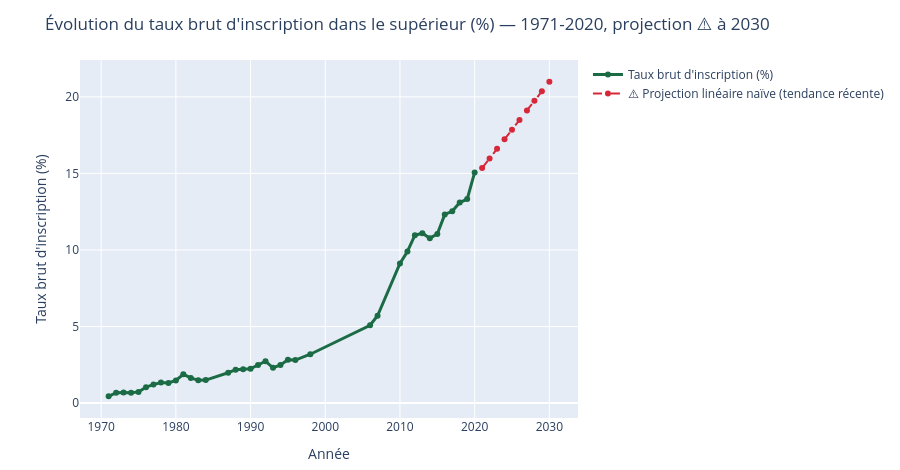

The cell this chart's notebook holds for it:
### Markdown cell above
<a id="7"></a>
## 7. Évolution des inscriptions et projections simples

Le taux brut d'inscription dans le supérieur (Banque mondiale) offre la **plus longue série disponible**
(1971-2020), ce qui permet une analyse de tendance robuste.

### Code cell
s = wb_inscription["taux_brut_inscription_tertiaire"].dropna().sort_index()

fig = go.Figure()
fig.add_trace(go.Scatter(x=s.index, y=s.values, mode="lines+markers", name="Taux brut d'inscription (%)",
                          line=dict(color=PALETTE[0], width=3)))

# Régression linéaire simple sur les 15 dernières années observées pour une projection à horizon 2030
recent = s[s.index >= s.index.max() - 15]
X = recent.index.values.reshape(-1, 1).astype(float)
y = recent.values
reg = LinearRegression().fit(X, y)
future_years = np.arange(s.index.max() + 1, 2031)
future_pred = reg.predict(future_years.reshape(-1, 1))
future_pred = np.clip(future_pred, 0, None)

fig.add_trace(go.Scatter(x=future_years, y=future_pred, mode="lines+markers",
                          name="⚠️ Projection linéaire naïve (tendance récente)",
                          line=dict(color=PALETTE[2], width=2, dash="dash")))

fig.update_layout(title="Évolution du taux brut d'inscription dans le supérieur (%) — 1971-2020, projection ⚠️ à 2030",
                   xaxis_title="Année", yaxis_title="Taux brut d'inscription (%)",
                   height=470, margin=dict(t=60, b=10))
fig.show()

print(f"Croissance moyenne annuelle sur les 15 dernières années observées : {reg.coef_[0]:.2f} points/an.")
print(f"⚠️ Projection 2030 (tendance linéaire naïve, à ne pas sur-interpréter) : {future_pred[-1]:.1f}%")

### Figure 1 — Plotly figure (JSON) as saved in the notebook; plotly's stock layout.template omitted (floating-point values rounded to 4 significant figures)
{"data": [{"line": {"color": "#1B6B45", "width": 3}, "mode": "lines+markers", "name": "Taux brut d'inscription (%)", "type": "scatter", "x": [1971, 1972, 1973, 1974, 1975, 1976, 1977, 1978, 1979, 1980, 1981, 1982, 1983, 1984, 1987, 1988, 1989, 1990, 1991, 1992, 1993, 1994, 1995, 1996, 1998, 2006, 2007, 2010, 2011, 2012, 2013, 2014, 2015, 2016, 2017, 2018, 2019, 2020], "y": [0.4406, 0.6829, 0.6945, 0.6788, 0.732, 1.043, 1.207, 1.342, 1.319, 1.48, 1.877, 1.645, 1.485, 1.501, 1.981, 2.181, 2.216, 2.246, 2.487, 2.737, 2.306, 2.494, 2.827, 2.808, 3.191, 5.085, 5.704, 9.125, 9.902, 10.96, 11.09, 10.77, 11.04, 12.32, 12.52, 13.1, 13.32, 15.07]}, {"line": {"color": "#D62839", "dash": "dash", "width": 2}, "mode": "lines+markers", "name": "⚠️ Projection linéaire naïve (tendance récente)", "type": "scatter", "x": [2021, 2022, 2023, 2024, 2025, 2026, 2027, 2028, 2029, 2030], "y": [15.35, 15.98, 16.61, 17.23, 17.86, 18.49, 19.11, 19.74, 20.37, 20.99]}], "layout": {"height": 470, "margin": {"b": 10, "t": 60}, "title": {"text": "Évolution du taux brut d'inscription dans le supérieur (%) — 1971-2020, projection ⚠️ à 2030"}, "xaxis": {"title": {"text": "Année"}}, "yaxis": {"title": {"text": "Taux brut d'inscription (%)"}}}}
